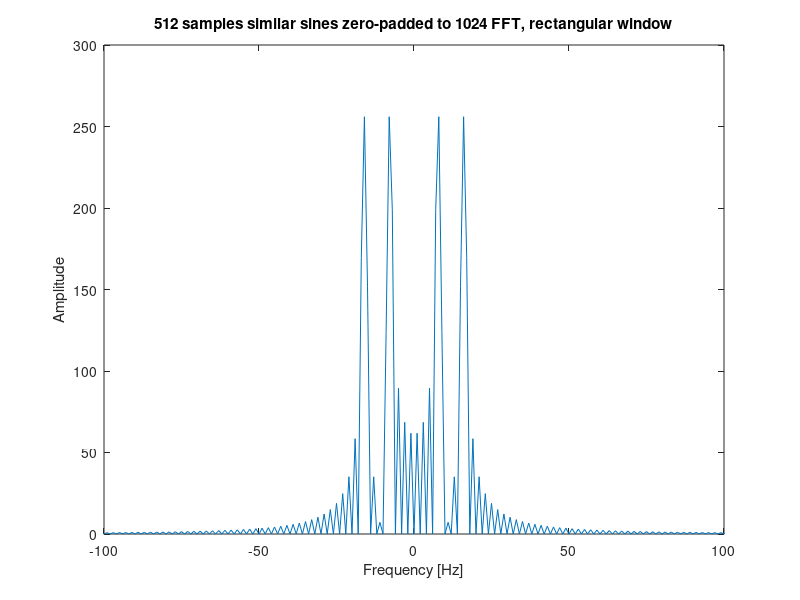
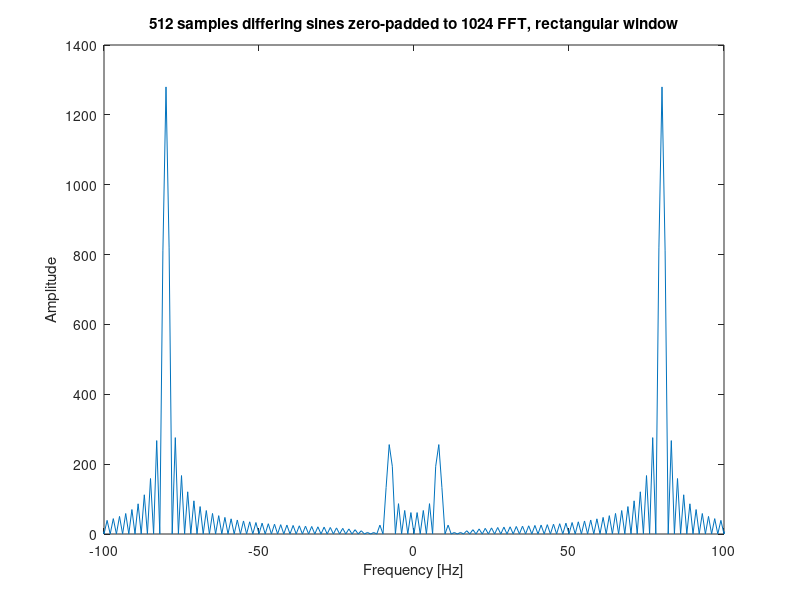
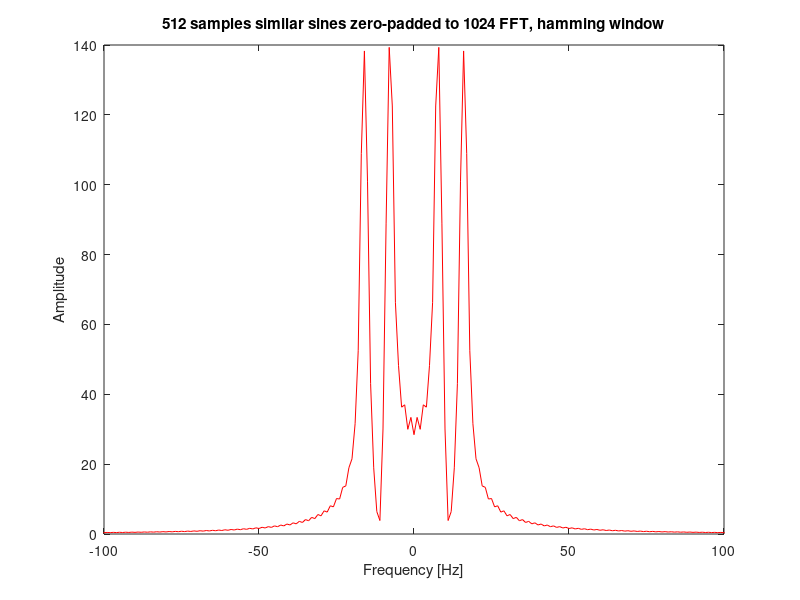
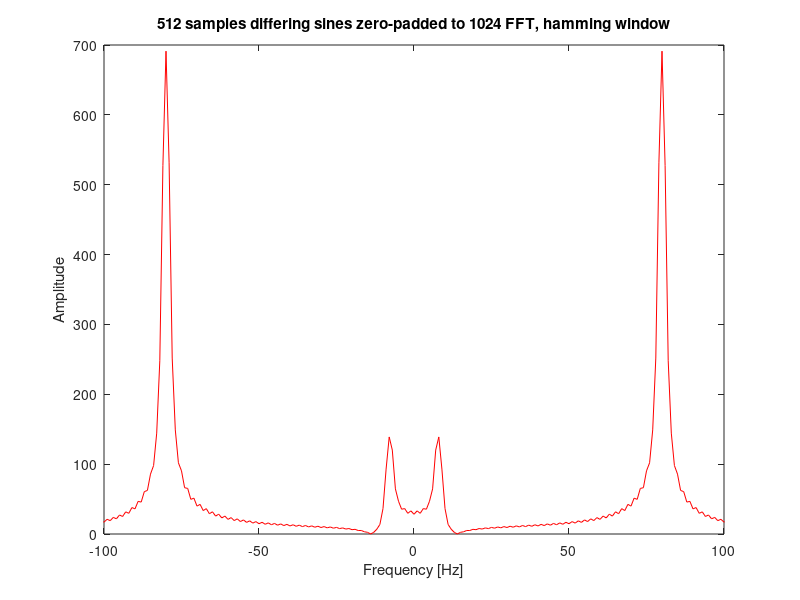

Recreate these plots in MATLAB, in order.
fs = 1024;
dt = 1/fs;
time = 0.5;
% fs * t = 1024 * 0.5 = 512 samples
t = 0:dt:(time-dt); 
f = 8; % 8 Hz, so we should see 4 periods
x1 = sin(2*pi*f*t) + sin(2*pi*2*f*t); % Two sines with same ampl, slightly diff freq
x2 = sin(2*pi*f*t) + 5*sin(2*pi*10*f*t); % Two sines, one with a different amp and bigger freq
x1 = [x1, zeros(1,512)];
x2 = [x2, zeros(1,512)];

% no windowing
y = fftshift(abs(fft(x1)));
n1 = length(x1);
f0 = (-n1/2:n1/2 - 1)*(fs/n1);
figure;
plot(f0, y);
title('512 samples similar sines zero-padded to 1024 FFT, rectangular window');
xlim([-100 100]);
xlabel('Frequency [Hz]');
ylabel('Amplitude');

y = fftshift(abs(fft(x2)));
figure;
plot(f0, y);
title('512 samples differing sines zero-padded to 1024 FFT, rectangular window');
xlim([-100 100]);
xlabel('Frequency [Hz]');
ylabel('Amplitude');

% hamming
figure;
x1hm = x1.*hamming(length(x1), 'periodic')';
y = fftshift(abs(fft(x1hm)));
plot(f0, y, '-r');
title('512 samples similar sines zero-padded to 1024 FFT, hamming window');
xlim([-100 100]);
xlabel('Frequency [Hz]');
ylabel('Amplitude');

figure;
x2hm = x2.*hamming(length(x2), 'periodic')';
y = fftshift(abs(fft(x2hm)));
plot(f0, y, '-r');
title('512 samples differing sines zero-padded to 1024 FFT, hamming window');
xlim([-100 100]);
xlabel('Frequency [Hz]');
ylabel('Amplitude');

% blackman
figure;
x1hn = x1.*blackman(length(x1), 'periodic')';
y = fftshift(abs(fft(x1hn)));
plot(f0, y, '-g');
title('512 samples similar sines zero-padded to 1024 FFT, blackman window');
xlim([-100 100]);
xlabel('Frequency [Hz]');
ylabel('Amplitude');

figure;
x2hn = x2.*blackman(length(x2), 'periodic')';
y = fftshift(abs(fft(x2hn)));
plot(f0, y, '-g');
title('512 samples differing sines zero-padded to 1024 FFT, blackman window');
xlim([-100 100]);
xlabel('Frequency [Hz]');

% kaiser
figure;
x1k = x1.*kaiser(length(x1), 5)';
y = fftshift(abs(fft(x1k)));
plot(f0, y, '-b');
title('512 samples similar sines zero-padded to 1024 FFT, kaiser window, beta = 5');
xlim([-100 100]);
xlabel('Frequency [Hz]');
ylabel('Amplitude');

figure;
x2k = x2.*kaiser(length(x2), 5)';
y = fftshift(abs(fft(x2k)));
plot(f0, y, '-b');
title('512 samples differing sines zero-padded to 1024 FFT, kaiser window, beta = 5');
xlim([-100 100]);
xlabel('Frequency [Hz]');
ylabel('Amplitude');
